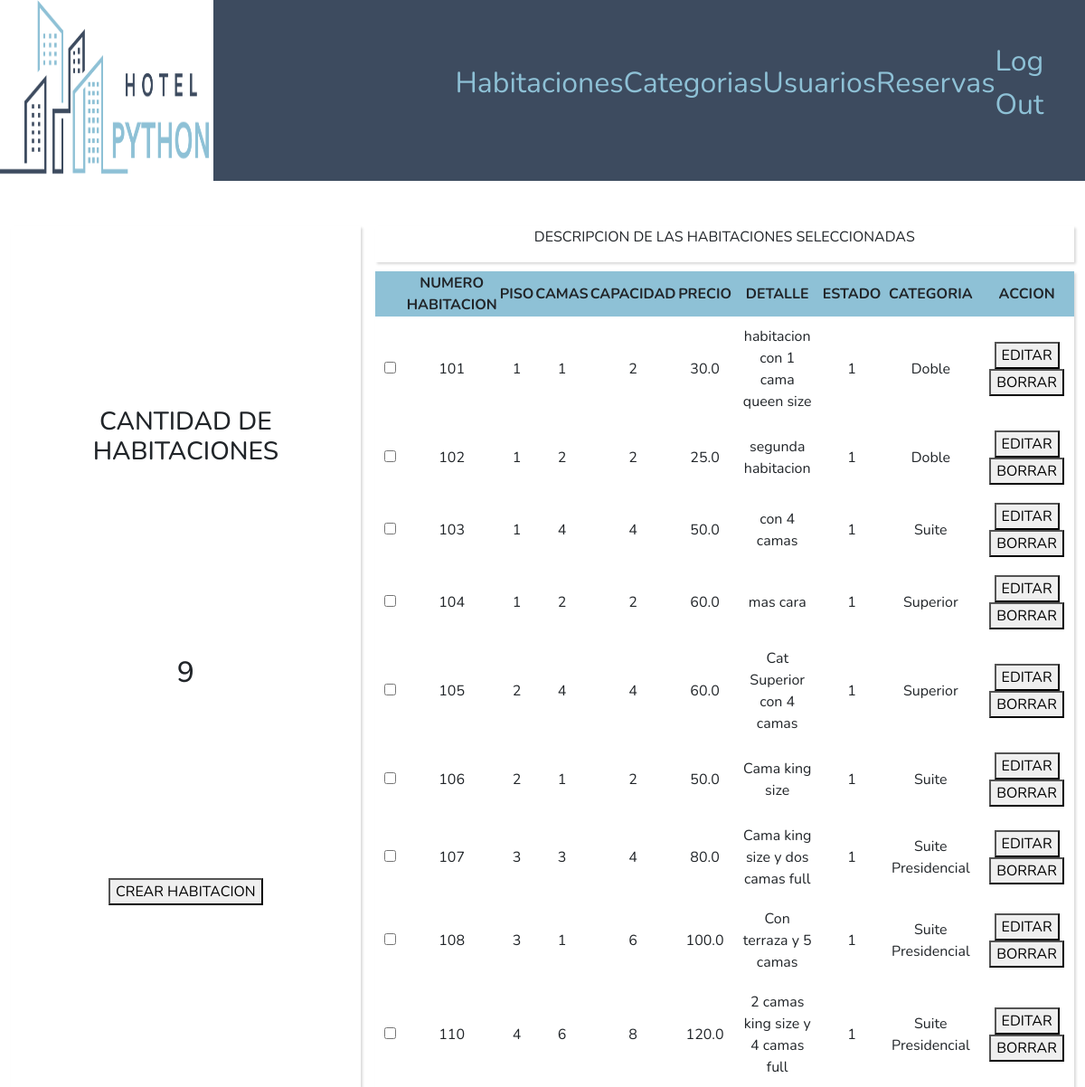
Before: /habitacion_list/ with the older database file.
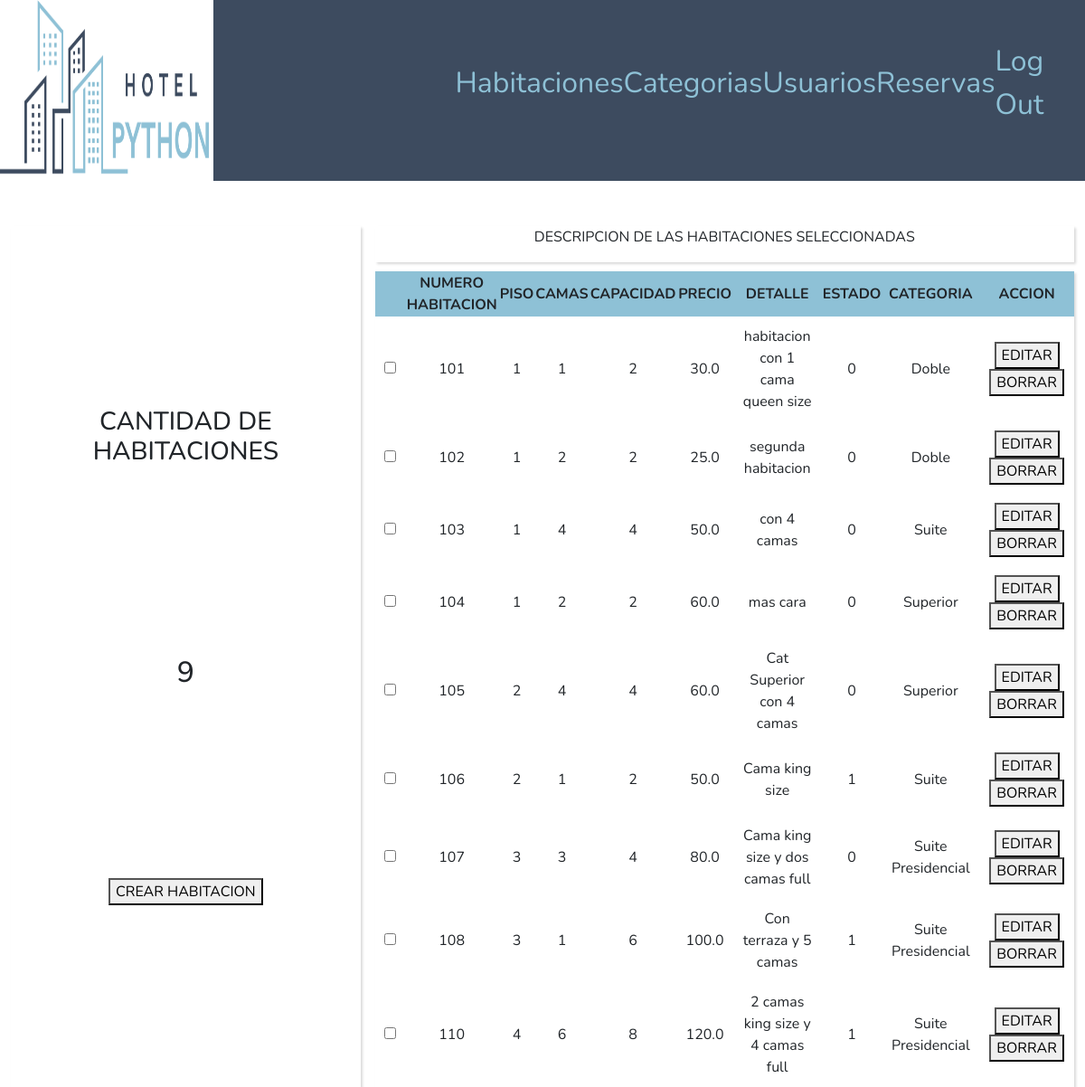
After: the same page with the newer database file.
### appstaff/models.py (models this page shows, shortened)
class Habitacion(models.Model):
    class Meta:
        db_table = 'habitacion'
    numero =  models.IntegerField( unique = True)
    piso = models.IntegerField(blank=True , null= True)
    camas = models.IntegerField(default=1)
    capacidad = models.IntegerField(blank=True , null= True)
    precio = models.FloatField(max_length=7, blank=True , null= True)
    detalle = models.CharField(max_length=150, blank=True , null= True)
    estado = models.IntegerField(default=1, help_text= 'Ocupada 0, Desocupada 1, Mantenimiento 2')
    categoria = models.ForeignKey(CategoriaHabitacion,  on_delete=models.CASCADE, blank=True , null= True)

class CategoriaHabitacion(models.Model):
    class Meta:
        db_table = 'categoria_habitacion'
    nombre = models.CharField(max_length=50, unique=True)
    descripcion = models.CharField(max_length=150)
    def __str__(self):
        return f'{self.nombre}'

### appstaff/views.py (the view)
# urls.py: path('habitacion_list/', views.habitacion_list, name= 'habitacion_list'),
def habitacion_list(request):
    habitaciones = Habitacion.objects.all()
    categorias = CategoriaHabitacion.objects.all()
    total_habitaciones = Habitacion.objects.count()
    return render(request, 'habitacion_list.html', {
        'habitaciones' : habitaciones,
        'categorias' : categorias,
        'cantidad': total_habitaciones,
    })

### templates/habitacion_list.html (shortened to what this page needs)
{% extends 'base_staff.html' %}
{% block main %}
<div class="wrapper">
    <div class="fast_dashboard">
        <h3>CANTIDAD DE HABITACIONES</h3>
        <h2>{{ cantidad }}</h2>
        <div>
            <button><a href="{% url 'create_habitacion' %}">CREAR HABITACION</a></button>
        </div>
    </div>
    <div class="crud">
        <div id="details">
            <div>
                <p>DESCRIPCION DE LAS HABITACIONES SELECCIONADAS</p>
            </div>
        </div>
        <div class="all_objects">
            <table>
                <thead>
                    <th></th>
                    <th>NUMERO HABITACION</th>
                    <th>PISO</th>
                    <th>CAMAS</th>
                    <th>CAPACIDAD</th>
                    <th>PRECIO</th>
                    <th>DETALLE</th>
                    <th>ESTADO</th>
                    <th>CATEGORIA</th>
                    <th>ACCION</th>
                </thead>
                {% for habitacion in habitaciones %}
                <tbody>
                    <tr >
                        <td>
                            <input type="checkbox" data-id={{ habitacion.id }}>
                        </td>
                        <td>
                            {{ habitacion.numero }}
                        </td>
                        <td>{{ habitacion.piso }}</td>
                        <td>{{ habitacion.camas }}</td>
                        <td>{{ habitacion.capacidad }}</td>
                        <td>{{ habitacion.precio }}</td>
                        <td>{{ habitacion.detalle }}</td>
                        <td>{{ habitacion.estado }}</td>
                        <td>{{ habitacion.categoria }}</td>
                        <td>
                            <button><a href="{% url 'edit_habitacion' habitacion.id %}">EDITAR</a></button>
                            <button><a href="{% url 'delete_habitacion' habitacion.id %}">BORRAR</a></button>
                        </td>
                    </tr>
                </tbody>
                {% endfor %}
            </table>
        </div>
    </div>
</div>
{% endblock %}

Changed rows visible on the page:
changed Habitacion "habitacion con 1 cama queen size": estado "1" → "0"
changed Habitacion "segunda habitacion": estado "1" → "0"
changed Habitacion "con 4 camas": estado "1" → "0"
changed Habitacion "mas cara": estado "1" → "0"
changed Habitacion "Cat Superior con 4 camas": estado "1" → "0"
changed Habitacion "Cama king size y dos camas full": estado "1" → "0"
